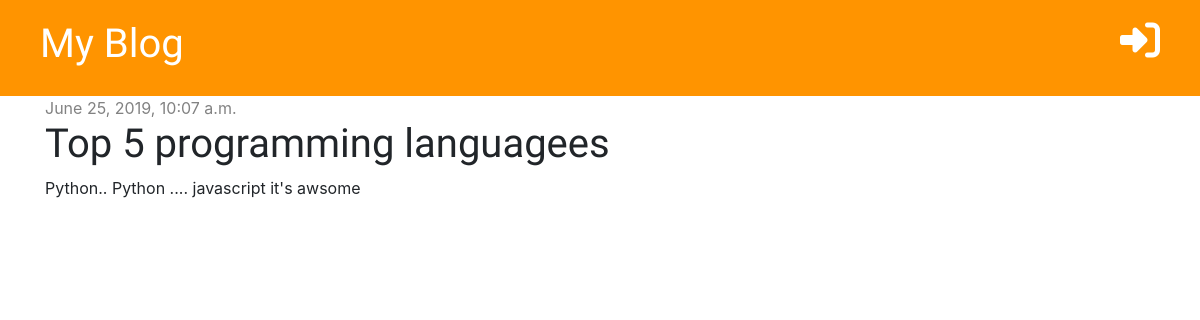
Before: /post/2/ with the older database file.
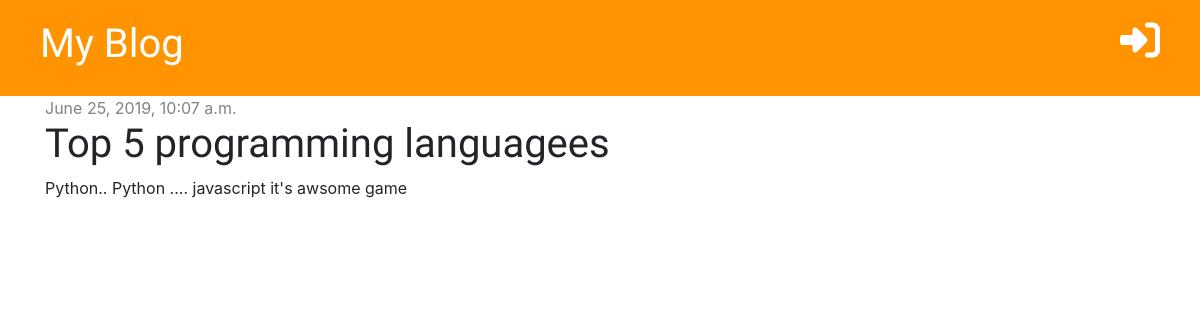
After: the same page with the newer database file.
### blog/models.py (models this page shows, shortened)
class Post(models.Model):
    author = models.ForeignKey('auth.User', on_delete= models.CASCADE)
    title = models.CharField(max_length=200)
    text = models.TextField()
    created_date = models.DateTimeField(default=timezone.now)
    published_date = models.DateTimeField(blank=True, null=True)

### blog/views.py (the view)
# urls.py: path('post/<int:pk>/', views.post_detail, name='post_detail'),
def post_detail(request, pk):
    posts = get_object_or_404(Post, pk=pk)
    stuff_for_frontend = {'posts': posts }
    return render(request, 'blog/post_detail.html', stuff_for_frontend)

### blog/templates/blog/post_detail.html (shortened to what this page needs)
{% extends 'blog/base.html' %}
{% block content %}
    <div class="post">
        {% if posts.published_date %}
            <div class="date">
                {{ posts.published_date }}
            </div>
        {% else %}
            <a href="{% url 'post_publish' pk=posts.pk %}" class="btn btn-primary">Publish</a>
        {% endif %}
        <h1>{{ posts.title }}</h1>
        <p>{{ posts.text|linebreaksbr }}</p>
    </div>
{% endblock %}

Changed rows visible on the page:
changed Post "Top 5 programming languagees": text "Python.. Python .... javascript it's awsome" → "Python.. Python .... javascript it's awsome game"
